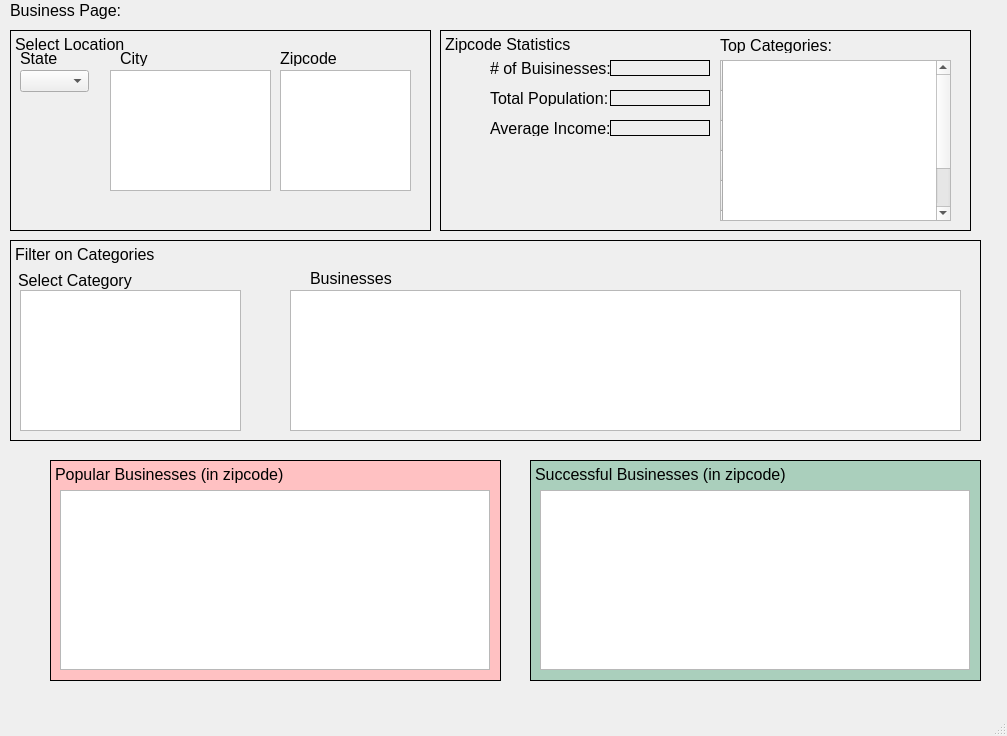
<?xml version="1.0" encoding="UTF-8"?>
<ui version="4.0">
 <class>MainWindow</class>
 <widget class="QMainWindow" name="MainWindow">
  <property name="geometry">
   <rect>
    <x>0</x>
    <y>0</y>
    <width>1007</width>
    <height>736</height>
   </rect>
  </property>
  <property name="font">
   <font>
    <pointsize>12</pointsize>
   </font>
  </property>
  <property name="windowTitle">
   <string>MainWindow</string>
  </property>
  <widget class="QWidget" name="centralwidget">
   <widget class="QLabel" name="label">
    <property name="geometry">
     <rect>
      <x>10</x>
      <y>0</y>
      <width>111</width>
      <height>21</height>
     </rect>
    </property>
    <property name="font">
     <font>
      <pointsize>12</pointsize>
     </font>
    </property>
    <property name="text">
     <string>Business Page:</string>
    </property>
   </widget>
   <widget class="QLabel" name="label_2">
    <property name="geometry">
     <rect>
      <x>10</x>
      <y>30</y>
      <width>421</width>
      <height>201</height>
     </rect>
    </property>
    <property name="font">
     <font>
      <pointsize>12</pointsize>
     </font>
    </property>
    <property name="autoFillBackground">
     <bool>true</bool>
    </property>
    <property name="frameShape">
     <enum>QFrame::Box</enum>
    </property>
    <property name="text">
     <string>Select Location</string>
    </property>
    <property name="alignment">
     <set>Qt::AlignLeading|Qt::AlignLeft|Qt::AlignTop</set>
    </property>
   </widget>
   <widget class="QComboBox" name="comboBox">
    <property name="geometry">
     <rect>
      <x>20</x>
      <y>70</y>
      <width>69</width>
      <height>22</height>
     </rect>
    </property>
    <property name="font">
     <font>
      <pointsize>12</pointsize>
     </font>
    </property>
    <property name="placeholderText">
     <string/>
    </property>
   </widget>
   <widget class="QLabel" name="label_3">
    <property name="geometry">
     <rect>
      <x>20</x>
      <y>50</y>
      <width>61</width>
      <height>16</height>
     </rect>
    </property>
    <property name="font">
     <font>
      <pointsize>12</pointsize>
     </font>
    </property>
    <property name="text">
     <string>State</string>
    </property>
   </widget>
   <widget class="QListWidget" name="listWidget">
    <property name="geometry">
     <rect>
      <x>110</x>
      <y>70</y>
      <width>161</width>
      <height>121</height>
     </rect>
    </property>
    <property name="font">
     <font>
      <pointsize>12</pointsize>
     </font>
    </property>
   </widget>
   <widget class="QLabel" name="label_4">
    <property name="geometry">
     <rect>
      <x>120</x>
      <y>50</y>
      <width>49</width>
      <height>16</height>
     </rect>
    </property>
    <property name="font">
     <font>
      <pointsize>12</pointsize>
     </font>
    </property>
    <property name="text">
     <string>City</string>
    </property>
   </widget>
   <widget class="QListWidget" name="listWidget_2">
    <property name="geometry">
     <rect>
      <x>280</x>
      <y>70</y>
      <width>131</width>
      <height>121</height>
     </rect>
    </property>
   </widget>
   <widget class="QLabel" name="label_5">
    <property name="geometry">
     <rect>
      <x>280</x>
      <y>50</y>
      <width>61</width>
      <height>16</height>
     </rect>
    </property>
    <property name="text">
     <string>Zipcode</string>
    </property>
   </widget>
   <widget class="QLabel" name="label_6">
    <property name="geometry">
     <rect>
      <x>440</x>
      <y>30</y>
      <width>531</width>
      <height>201</height>
     </rect>
    </property>
    <property name="autoFillBackground">
     <bool>true</bool>
    </property>
    <property name="frameShape">
     <enum>QFrame::Box</enum>
    </property>
    <property name="text">
     <string>Zipcode Statistics</string>
    </property>
    <property name="alignment">
     <set>Qt::AlignLeading|Qt::AlignLeft|Qt::AlignTop</set>
    </property>
   </widget>
   <widget class="QLabel" name="label_7">
    <property name="geometry">
     <rect>
      <x>490</x>
      <y>60</y>
      <width>121</width>
      <height>16</height>
     </rect>
    </property>
    <property name="text">
     <string># of Buisinesses:</string>
    </property>
   </widget>
   <widget class="QLabel" name="label_8">
    <property name="geometry">
     <rect>
      <x>610</x>
      <y>60</y>
      <width>100</width>
      <height>16</height>
     </rect>
    </property>
    <property name="frameShape">
     <enum>QFrame::Box</enum>
    </property>
    <property name="text">
     <string/>
    </property>
   </widget>
   <widget class="QLabel" name="label_9">
    <property name="geometry">
     <rect>
      <x>490</x>
      <y>90</y>
      <width>121</width>
      <height>16</height>
     </rect>
    </property>
    <property name="text">
     <string>Total Population:</string>
    </property>
   </widget>
   <widget class="QLabel" name="label_10">
    <property name="geometry">
     <rect>
      <x>610</x>
      <y>90</y>
      <width>100</width>
      <height>16</height>
     </rect>
    </property>
    <property name="frameShape">
     <enum>QFrame::Box</enum>
    </property>
    <property name="text">
     <string/>
    </property>
   </widget>
   <widget class="QLabel" name="label_11">
    <property name="geometry">
     <rect>
      <x>490</x>
      <y>120</y>
      <width>121</width>
      <height>16</height>
     </rect>
    </property>
    <property name="text">
     <string>Average Income:</string>
    </property>
   </widget>
   <widget class="QLabel" name="label_12">
    <property name="geometry">
     <rect>
      <x>610</x>
      <y>120</y>
      <width>100</width>
      <height>16</height>
     </rect>
    </property>
    <property name="frameShape">
     <enum>QFrame::Box</enum>
    </property>
    <property name="text">
     <string/>
    </property>
   </widget>
   <widget class="QLabel" name="label_15">
    <property name="geometry">
     <rect>
      <x>720</x>
      <y>37</y>
      <width>131</width>
      <height>16</height>
     </rect>
    </property>
    <property name="text">
     <string>Top Categories:</string>
    </property>
   </widget>
   <widget class="QLabel" name="label_16">
    <property name="geometry">
     <rect>
      <x>10</x>
      <y>240</y>
      <width>971</width>
      <height>201</height>
     </rect>
    </property>
    <property name="autoFillBackground">
     <bool>true</bool>
    </property>
    <property name="frameShape">
     <enum>QFrame::Box</enum>
    </property>
    <property name="text">
     <string>Filter on Categories</string>
    </property>
    <property name="alignment">
     <set>Qt::AlignLeading|Qt::AlignLeft|Qt::AlignTop</set>
    </property>
   </widget>
   <widget class="QLabel" name="label_17">
    <property name="geometry">
     <rect>
      <x>18</x>
      <y>270</y>
      <width>121</width>
      <height>21</height>
     </rect>
    </property>
    <property name="text">
     <string>Select Category</string>
    </property>
   </widget>
   <widget class="QListWidget" name="listWidget_4">
    <property name="geometry">
     <rect>
      <x>20</x>
      <y>290</y>
      <width>221</width>
      <height>141</height>
     </rect>
    </property>
   </widget>
   <widget class="QLabel" name="label_18">
    <property name="geometry">
     <rect>
      <x>310</x>
      <y>270</y>
      <width>91</width>
      <height>16</height>
     </rect>
    </property>
    <property name="text">
     <string>Businesses</string>
    </property>
   </widget>
   <widget class="QLabel" name="label_19">
    <property name="geometry">
     <rect>
      <x>50</x>
      <y>460</y>
      <width>451</width>
      <height>221</height>
     </rect>
    </property>
    <property name="autoFillBackground">
     <bool>false</bool>
    </property>
    <property name="styleSheet">
     <string notr="true">background-color: rgb(255, 193, 194);</string>
    </property>
    <property name="frameShape">
     <enum>QFrame::Box</enum>
    </property>
    <property name="text">
     <string>Popular Businesses (in zipcode)</string>
    </property>
    <property name="alignment">
     <set>Qt::AlignLeading|Qt::AlignLeft|Qt::AlignTop</set>
    </property>
   </widget>
   <widget class="QLabel" name="label_20">
    <property name="geometry">
     <rect>
      <x>530</x>
      <y>460</y>
      <width>451</width>
      <height>221</height>
     </rect>
    </property>
    <property name="autoFillBackground">
     <bool>false</bool>
    </property>
    <property name="styleSheet">
     <string notr="true">background-color: rgb(170, 207, 188);</string>
    </property>
    <property name="frameShape">
     <enum>QFrame::Box</enum>
    </property>
    <property name="text">
     <string>Successful Businesses (in zipcode)</string>
    </property>
    <property name="alignment">
     <set>Qt::AlignLeading|Qt::AlignLeft|Qt::AlignTop</set>
    </property>
   </widget>
   <widget class="QTableWidget" name="tableWidget">
    <property name="geometry">
     <rect>
      <x>290</x>
      <y>290</y>
      <width>671</width>
      <height>141</height>
     </rect>
    </property>
   </widget>
   <widget class="QTableWidget" name="tableWidget_2">
    <property name="geometry">
     <rect>
      <x>720</x>
      <y>60</y>
      <width>231</width>
      <height>161</height>
     </rect>
    </property>
    <row>
     <property name="text">
      <string/>
     </property>
    </row>
    <row>
     <property name="text">
      <string/>
     </property>
    </row>
    <row>
     <property name="text">
      <string/>
     </property>
    </row>
    <row>
     <property name="text">
      <string/>
     </property>
    </row>
    <row>
     <property name="text">
      <string/>
     </property>
    </row>
    <row>
     <property name="text">
      <string/>
     </property>
    </row>
    <row>
     <property name="text">
      <string/>
     </property>
    </row>
   </widget>
   <widget class="QTableWidget" name="tableWidget_3">
    <property name="geometry">
     <rect>
      <x>60</x>
      <y>490</y>
      <width>430</width>
      <height>180</height>
     </rect>
    </property>
   </widget>
   <widget class="QTableWidget" name="tableWidget_4">
    <property name="geometry">
     <rect>
      <x>540</x>
      <y>490</y>
      <width>430</width>
      <height>180</height>
     </rect>
    </property>
   </widget>
  </widget>
  <widget class="QStatusBar" name="statusbar"/>
  <widget class="QMenuBar" name="menubar">
   <property name="geometry">
    <rect>
     <x>0</x>
     <y>0</y>
     <width>1007</width>
     <height>27</height>
    </rect>
   </property>
  </widget>
 </widget>
 <resources/>
 <connections/>
</ui>
